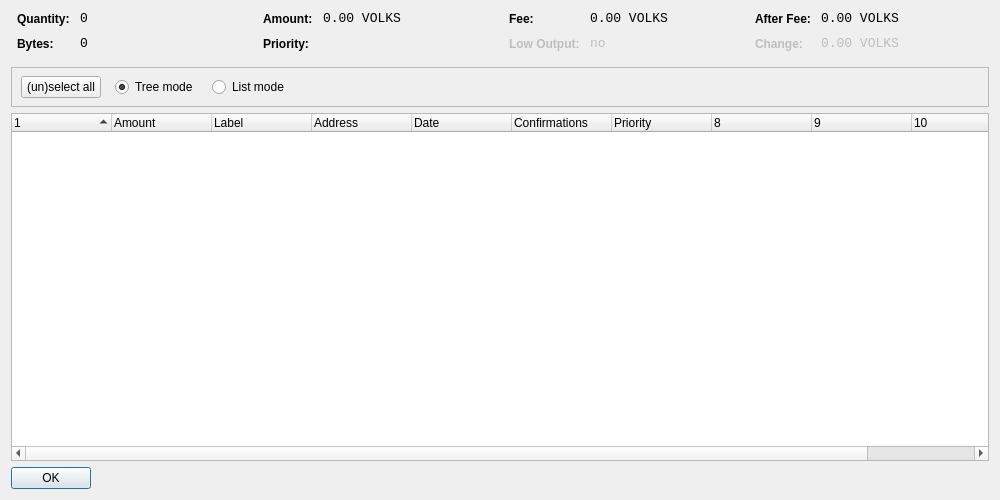
<?xml version="1.0" encoding="UTF-8"?>
<ui version="4.0">
 <class>CoinControlDialog</class>
 <widget class="QDialog" name="CoinControlDialog">
  <property name="geometry">
   <rect>
    <x>0</x>
    <y>0</y>
    <width>1000</width>
    <height>500</height>
   </rect>
  </property>
  <property name="windowTitle">
   <string>Coin Control</string>
  </property>
  <layout class="QVBoxLayout" name="verticalLayout">
   <item>
    <layout class="QHBoxLayout" name="horizontalLayoutTop" stretch="0,0,0,0">
     <property name="topMargin">
      <number>0</number>
     </property>
     <property name="bottomMargin">
      <number>10</number>
     </property>
     <item>
      <layout class="QFormLayout" name="formLayoutCoinControl1">
       <property name="horizontalSpacing">
        <number>10</number>
       </property>
       <property name="verticalSpacing">
        <number>10</number>
       </property>
       <property name="leftMargin">
        <number>6</number>
       </property>
       <property name="rightMargin">
        <number>6</number>
       </property>
       <item row="0" column="0">
        <widget class="QLabel" name="labelCoinControlQuantityText">
         <property name="styleSheet">
          <string notr="true">font-weight:bold;</string>
         </property>
         <property name="text">
          <string>Quantity:</string>
         </property>
        </widget>
       </item>
       <item row="0" column="1">
        <widget class="QLabel" name="labelCoinControlQuantity">
         <property name="font">
          <font>
           <family>Monospace</family>
           <pointsize>10</pointsize>
          </font>
         </property>
         <property name="cursor">
          <cursorShape>IBeamCursor</cursorShape>
         </property>
         <property name="contextMenuPolicy">
          <enum>Qt::ActionsContextMenu</enum>
         </property>
         <property name="text">
          <string notr="true">0</string>
         </property>
         <property name="textInteractionFlags">
          <set>Qt::LinksAccessibleByMouse|Qt::TextSelectableByKeyboard|Qt::TextSelectableByMouse</set>
         </property>
        </widget>
       </item>
       <item row="1" column="0">
        <widget class="QLabel" name="labelCoinControlBytesText">
         <property name="styleSheet">
          <string notr="true">font-weight:bold;</string>
         </property>
         <property name="text">
          <string>Bytes:</string>
         </property>
        </widget>
       </item>
       <item row="1" column="1">
        <widget class="QLabel" name="labelCoinControlBytes">
         <property name="font">
          <font>
           <family>Monospace</family>
           <pointsize>10</pointsize>
          </font>
         </property>
         <property name="cursor">
          <cursorShape>IBeamCursor</cursorShape>
         </property>
         <property name="contextMenuPolicy">
          <enum>Qt::ActionsContextMenu</enum>
         </property>
         <property name="text">
          <string notr="true">0</string>
         </property>
         <property name="textInteractionFlags">
          <set>Qt::LinksAccessibleByMouse|Qt::TextSelectableByKeyboard|Qt::TextSelectableByMouse</set>
         </property>
        </widget>
       </item>
      </layout>
     </item>
     <item>
      <layout class="QFormLayout" name="formLayoutCoinControl2">
       <property name="horizontalSpacing">
        <number>10</number>
       </property>
       <property name="verticalSpacing">
        <number>10</number>
       </property>
       <property name="leftMargin">
        <number>6</number>
       </property>
       <property name="rightMargin">
        <number>6</number>
       </property>
       <item row="0" column="0">
        <widget class="QLabel" name="labelCoinControlAmountText">
         <property name="styleSheet">
          <string notr="true">font-weight:bold;</string>
         </property>
         <property name="text">
          <string>Amount:</string>
         </property>
        </widget>
       </item>
       <item row="0" column="1">
        <widget class="QLabel" name="labelCoinControlAmount">
         <property name="font">
          <font>
           <family>Monospace</family>
           <pointsize>10</pointsize>
          </font>
         </property>
         <property name="cursor">
          <cursorShape>IBeamCursor</cursorShape>
         </property>
         <property name="contextMenuPolicy">
          <enum>Qt::ActionsContextMenu</enum>
         </property>
         <property name="text">
          <string notr="true">0.00 VOLKS</string>
         </property>
         <property name="textInteractionFlags">
          <set>Qt::LinksAccessibleByMouse|Qt::TextSelectableByKeyboard|Qt::TextSelectableByMouse</set>
         </property>
        </widget>
       </item>
       <item row="1" column="0">
        <widget class="QLabel" name="labelCoinControlPriorityText">
         <property name="styleSheet">
          <string notr="true">font-weight:bold;</string>
         </property>
         <property name="text">
          <string>Priority:</string>
         </property>
        </widget>
       </item>
       <item row="1" column="1">
        <widget class="QLabel" name="labelCoinControlPriority">
         <property name="font">
          <font>
           <family>Monospace</family>
           <pointsize>10</pointsize>
          </font>
         </property>
         <property name="cursor">
          <cursorShape>IBeamCursor</cursorShape>
         </property>
         <property name="contextMenuPolicy">
          <enum>Qt::ActionsContextMenu</enum>
         </property>
         <property name="text">
          <string/>
         </property>
         <property name="textInteractionFlags">
          <set>Qt::LinksAccessibleByMouse|Qt::TextSelectableByKeyboard|Qt::TextSelectableByMouse</set>
         </property>
        </widget>
       </item>
      </layout>
     </item>
     <item>
      <layout class="QFormLayout" name="formLayoutCoinControl3">
       <property name="horizontalSpacing">
        <number>10</number>
       </property>
       <property name="verticalSpacing">
        <number>10</number>
       </property>
       <property name="leftMargin">
        <number>6</number>
       </property>
       <property name="rightMargin">
        <number>6</number>
       </property>
       <item row="0" column="0">
        <widget class="QLabel" name="labelCoinControlFeeText">
         <property name="styleSheet">
          <string notr="true">font-weight:bold;</string>
         </property>
         <property name="text">
          <string>Fee:</string>
         </property>
        </widget>
       </item>
       <item row="0" column="1">
        <widget class="QLabel" name="labelCoinControlFee">
         <property name="font">
          <font>
           <family>Monospace</family>
           <pointsize>10</pointsize>
          </font>
         </property>
         <property name="cursor">
          <cursorShape>IBeamCursor</cursorShape>
         </property>
         <property name="contextMenuPolicy">
          <enum>Qt::ActionsContextMenu</enum>
         </property>
         <property name="text">
          <string notr="true">0.00 VOLKS</string>
         </property>
         <property name="textInteractionFlags">
          <set>Qt::LinksAccessibleByMouse|Qt::TextSelectableByKeyboard|Qt::TextSelectableByMouse</set>
         </property>
        </widget>
       </item>
       <item row="1" column="0">
        <widget class="QLabel" name="labelCoinControlLowOutputText">
         <property name="enabled">
          <bool>false</bool>
         </property>
         <property name="styleSheet">
          <string notr="true">font-weight:bold;</string>
         </property>
         <property name="text">
          <string>Low Output:</string>
         </property>
        </widget>
       </item>
       <item row="1" column="1">
        <widget class="QLabel" name="labelCoinControlLowOutput">
         <property name="enabled">
          <bool>false</bool>
         </property>
         <property name="font">
          <font>
           <family>Monospace</family>
           <pointsize>10</pointsize>
          </font>
         </property>
         <property name="cursor">
          <cursorShape>IBeamCursor</cursorShape>
         </property>
         <property name="contextMenuPolicy">
          <enum>Qt::ActionsContextMenu</enum>
         </property>
         <property name="text">
          <string notr="true">no</string>
         </property>
         <property name="textInteractionFlags">
          <set>Qt::LinksAccessibleByMouse|Qt::TextSelectableByKeyboard|Qt::TextSelectableByMouse</set>
         </property>
        </widget>
       </item>
      </layout>
     </item>
     <item>
      <layout class="QFormLayout" name="formLayoutCoinControl4">
       <property name="horizontalSpacing">
        <number>10</number>
       </property>
       <property name="verticalSpacing">
        <number>10</number>
       </property>
       <property name="leftMargin">
        <number>6</number>
       </property>
       <property name="rightMargin">
        <number>6</number>
       </property>
       <item row="0" column="0">
        <widget class="QLabel" name="labelCoinControlAfterFeeText">
         <property name="styleSheet">
          <string notr="true">font-weight:bold;</string>
         </property>
         <property name="text">
          <string>After Fee:</string>
         </property>
        </widget>
       </item>
       <item row="0" column="1">
        <widget class="QLabel" name="labelCoinControlAfterFee">
         <property name="font">
          <font>
           <family>Monospace</family>
           <pointsize>10</pointsize>
          </font>
         </property>
         <property name="cursor">
          <cursorShape>IBeamCursor</cursorShape>
         </property>
         <property name="contextMenuPolicy">
          <enum>Qt::ActionsContextMenu</enum>
         </property>
         <property name="text">
          <string notr="true">0.00 VOLKS</string>
         </property>
         <property name="textInteractionFlags">
          <set>Qt::LinksAccessibleByMouse|Qt::TextSelectableByKeyboard|Qt::TextSelectableByMouse</set>
         </property>
        </widget>
       </item>
       <item row="1" column="0">
        <widget class="QLabel" name="labelCoinControlChangeText">
         <property name="enabled">
          <bool>false</bool>
         </property>
         <property name="styleSheet">
          <string notr="true">font-weight:bold;</string>
         </property>
         <property name="text">
          <string>Change:</string>
         </property>
        </widget>
       </item>
       <item row="1" column="1">
        <widget class="QLabel" name="labelCoinControlChange">
         <property name="enabled">
          <bool>false</bool>
         </property>
         <property name="font">
          <font>
           <family>Monospace</family>
           <pointsize>10</pointsize>
          </font>
         </property>
         <property name="cursor">
          <cursorShape>IBeamCursor</cursorShape>
         </property>
         <property name="contextMenuPolicy">
          <enum>Qt::ActionsContextMenu</enum>
         </property>
         <property name="text">
          <string notr="true">0.00 VOLKS</string>
         </property>
         <property name="textInteractionFlags">
          <set>Qt::LinksAccessibleByMouse|Qt::TextSelectableByKeyboard|Qt::TextSelectableByMouse</set>
         </property>
        </widget>
       </item>
      </layout>
     </item>
    </layout>
   </item>
   <item>
    <widget class="QFrame" name="frame">
     <property name="minimumSize">
      <size>
       <width>0</width>
       <height>40</height>
      </size>
     </property>
     <property name="frameShape">
      <enum>QFrame::StyledPanel</enum>
     </property>
     <property name="frameShadow">
      <enum>QFrame::Sunken</enum>
     </property>
     <widget class="QWidget" name="horizontalLayoutWidget">
      <property name="geometry">
       <rect>
        <x>10</x>
        <y>0</y>
        <width>781</width>
        <height>41</height>
       </rect>
      </property>
      <layout class="QHBoxLayout" name="horizontalLayoutPanel" stretch="0,0,0,0,0">
       <property name="spacing">
        <number>14</number>
       </property>
       <item>
        <widget class="QPushButton" name="pushButtonSelectAll">
         <property name="sizePolicy">
          <sizepolicy hsizetype="Maximum" vsizetype="Fixed">
           <horstretch>0</horstretch>
           <verstretch>0</verstretch>
          </sizepolicy>
         </property>
         <property name="text">
          <string>(un)select all</string>
         </property>
        </widget>
       </item>
       <item>
        <widget class="QRadioButton" name="radioTreeMode">
         <property name="sizePolicy">
          <sizepolicy hsizetype="Maximum" vsizetype="Fixed">
           <horstretch>0</horstretch>
           <verstretch>0</verstretch>
          </sizepolicy>
         </property>
         <property name="text">
          <string>Tree mode</string>
         </property>
         <property name="checked">
          <bool>true</bool>
         </property>
        </widget>
       </item>
       <item>
        <widget class="QRadioButton" name="radioListMode">
         <property name="sizePolicy">
          <sizepolicy hsizetype="Maximum" vsizetype="Fixed">
           <horstretch>0</horstretch>
           <verstretch>0</verstretch>
          </sizepolicy>
         </property>
         <property name="text">
          <string>List mode</string>
         </property>
        </widget>
       </item>
       <item>
        <spacer name="horizontalSpacer">
         <property name="orientation">
          <enum>Qt::Horizontal</enum>
         </property>
         <property name="sizeHint" stdset="0">
          <size>
           <width>40</width>
           <height>20</height>
          </size>
         </property>
        </spacer>
       </item>
      </layout>
     </widget>
    </widget>
   </item>
   <item>
    <widget class="CoinControlTreeWidget" name="treeWidget">
     <property name="contextMenuPolicy">
      <enum>Qt::CustomContextMenu</enum>
     </property>
     <property name="sortingEnabled">
      <bool>false</bool>
     </property>
     <property name="columnCount">
      <number>11</number>
     </property>
     <attribute name="headerShowSortIndicator" stdset="0">
      <bool>true</bool>
     </attribute>
     <attribute name="headerStretchLastSection">
      <bool>false</bool>
     </attribute>
     <column>
      <property name="text">
       <string/>
      </property>
     </column>
     <column>
      <property name="text">
       <string>Amount</string>
      </property>
     </column>
     <column>
      <property name="text">
       <string>Label</string>
      </property>
     </column>
     <column>
      <property name="text">
       <string>Address</string>
      </property>
     </column>
     <column>
      <property name="text">
       <string>Date</string>
      </property>
     </column>
     <column>
      <property name="text">
       <string>Confirmations</string>
      </property>
      <property name="toolTip">
       <string>Confirmed</string>
      </property>
     </column>
     <column>
      <property name="text">
       <string>Priority</string>
      </property>
     </column>
     <column>
      <property name="text">
       <string/>
      </property>
     </column>
     <column>
      <property name="text">
       <string/>
      </property>
     </column>
     <column>
      <property name="text">
       <string/>
      </property>
     </column>
     <column>
      <property name="text">
       <string/>
      </property>
     </column>
    </widget>
   </item>
   <item>
    <widget class="QDialogButtonBox" name="buttonBox">
     <property name="sizePolicy">
      <sizepolicy hsizetype="Maximum" vsizetype="Fixed">
       <horstretch>0</horstretch>
       <verstretch>0</verstretch>
      </sizepolicy>
     </property>
     <property name="orientation">
      <enum>Qt::Horizontal</enum>
     </property>
     <property name="standardButtons">
      <set>QDialogButtonBox::Ok</set>
     </property>
    </widget>
   </item>
  </layout>
 </widget>
 <customwidgets>
  <customwidget>
   <class>CoinControlTreeWidget</class>
   <extends>QTreeWidget</extends>
   <header>coincontroltreewidget.h</header>
  </customwidget>
 </customwidgets>
 <resources/>
 <connections/>
</ui>
